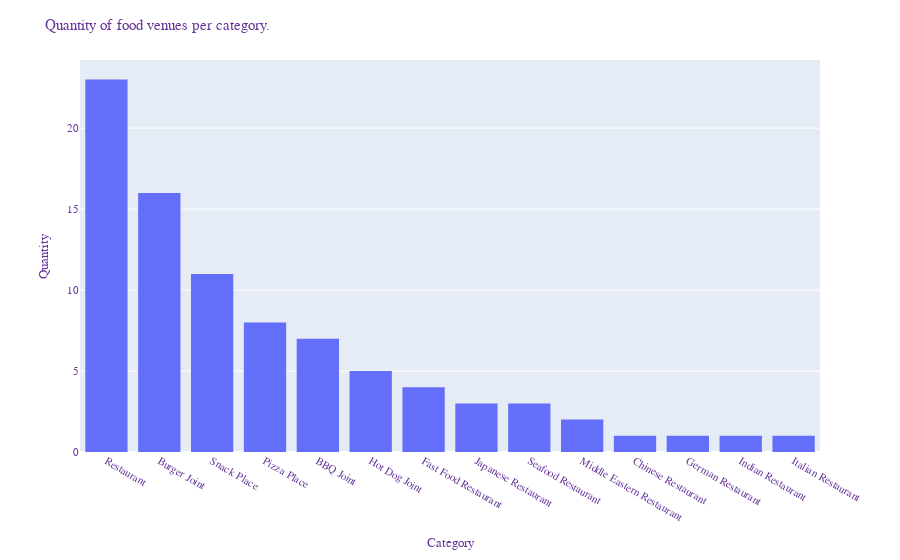

The code cell stored with this chart in its notebook:
### Markdown cell above
- We see that there are overlapping categories, e.g. Burger Joint and Sandwich Place. They might seem different, but, in Brazil, they mean the same type of food in most cases.
- We will join the overlapping categories together.
- We will also remove bakeries, since they are not in the same business model. Also, to simplify, we will flag any place to be removed as a bakery.

### Code cell
MOCnearby_venues.replace('Sandwich Place', 'Burger Joint', inplace=True)
MOCnearby_venues.replace('Sushi Restaurant', 'Japanese Restaurant', inplace=True)
MOCnearby_venues.replace('Brazilian Restaurant', 'Restaurant', inplace=True)
MOCnearby_venues.loc[MOCnearby_venues.name == 'Casa do Pastel', 'categories'] = 'Pastelaria'
MOCnearby_venues.loc[MOCnearby_venues.name == 'Pesca e pague Caminho do Pescador', 'categories'] = 'Seafood Restaurant'
MOCnearby_venues.loc[MOCnearby_venues['name'].str.contains('Praça'), 'categories'] = 'Bakery'
MOCnearby_venues.loc[MOCnearby_venues['name'].str.contains('Bem Família'), 'categories'] = 'Restaurant'
MOCnearby_venues.loc[MOCnearby_venues['name'].str.contains('Sabor E'), 'categories'] = 'Restaurant'
MOCnearby_venues.replace('Pastelaria', 'Snack Place', inplace=True)
MOCnearby_venues.replace('Food', 'Snack Place', inplace=True)
MOCnearby_venues.replace('Steakhouse', 'BBQ Joint', inplace=True)
MOCnearby_venues.replace('Diner', 'Restaurant', inplace=True)
MOCnearby_venues.replace('Café', 'Bakery', inplace=True)
MOCnearby_venues.replace('Acai House', 'Snack Place', inplace=True)
MOCnearby_venues.replace('Gastropub', 'Restaurant', inplace=True)
MOCnearby_venues.replace('American Restaurant', 'Hot Dog Joint', inplace=True)
MOCnearby_venues.replace('Food Court', 'Bakery', inplace=True)
MOCnearby_venues.replace('Fish & Chips Shop', 'Seafood Restaurant', inplace=True)
MOCnearby_venues.replace('Food Truck', 'Hot Dog Joint', inplace=True)
MOCnearby_venues.replace('Mac & Cheese Joint', 'Snack Place', inplace=True)
venues = MOCnearby_venues.loc[(MOCnearby_venues['categories'] != 'Bakery')]
hist = venues.groupby(['categories']).count().reset_index().sort_values(by='name', ascending=False)
fig = px.histogram(data_frame=hist, x='categories', y='name')
fig.update_layout(
    title="Quantity of food venues per category.",
    xaxis_title="Category",
    yaxis_title="Quantity",
    font=dict(
        family="Courier New, monospace",
        size=11,
        color="RebeccaPurple"
    )
)

fig.show()

### Figure 1 — Plotly figure (JSON) as saved in the notebook; plotly's stock layout.template omitted (floating-point values rounded to 4 significant figures)
{"data": [{"alignmentgroup": "True", "bingroup": "x", "histfunc": "sum", "hovertemplate": "categories=%{x}<br>sum of name=%{y}<extra></extra>", "legendgroup": "", "marker": {"color": "#636efa"}, "name": "", "offsetgroup": "", "orientation": "v", "showlegend": false, "type": "histogram", "x": ["Restaurant", "Burger Joint", "Snack Place", "Pizza Place", "BBQ Joint", "Hot Dog Joint", "Fast Food Restaurant", "Japanese Restaurant", "Seafood Restaurant", "Middle Eastern Restaurant", "Chinese Restaurant", "German Restaurant", "Indian Restaurant", "Italian Restaurant"], "xaxis": "x", "y": [23, 16, 11, 8, 7, 5, 4, 3, 3, 2, 1, 1, 1, 1], "yaxis": "y"}], "layout": {"barmode": "relative", "font": {"color": "RebeccaPurple", "family": "Courier New, monospace", "size": 11}, "legend": {"tracegroupgap": 0}, "margin": {"t": 60}, "title": {"text": "Quantity of food venues per category."}, "xaxis": {"anchor": "y", "domain": [0, 1], "title": {"text": "Category"}}, "yaxis": {"anchor": "x", "domain": [0, 1], "title": {"text": "Quantity"}}}}
